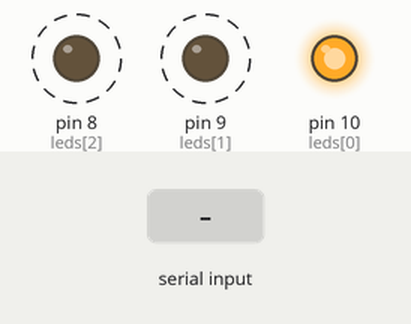
Simulated run of this sketch. Board: Arduino Uno, built with avr-gcc and run on an emulated ATmega328P. Shown: output pins drawn as LEDs (lit = HIGH). Dashed ring = blinking. Inputs (shaded band) come from the test bench. Random numbers use the default seed unless the sketch sets one; what the sketch prints to the serial monitor is not drawn.

Above: at 1.2 s.
1.3 s: "Diwali\n" received over Serial
At 3.38 s:
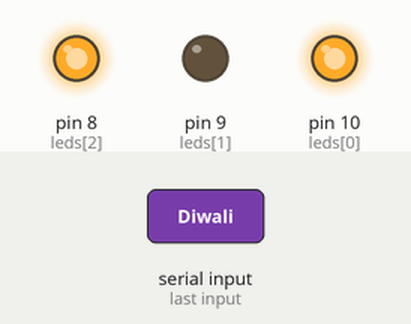
4.3 s: "Christmas\n" received over Serial
At 5.28 s:
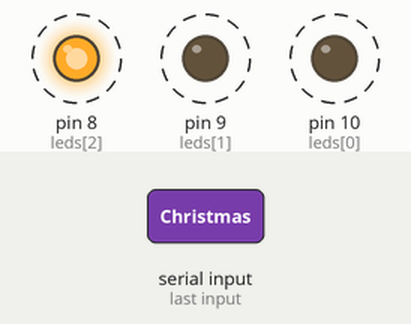
7.3 s: "diwali\n" received over Serial
At 8.99 s:
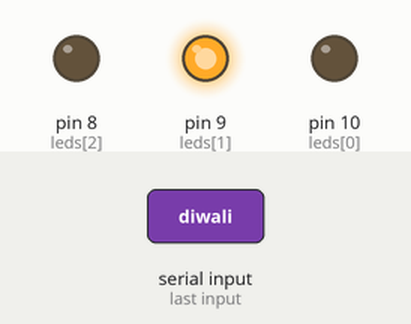
10.3 s: "christmas\n" received over Serial
Timing chart, 0 to 14.3 s (numbered marks = the images above; inputs shaded):
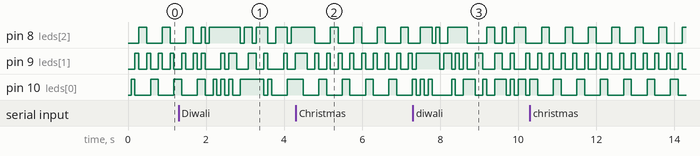

Measured:
- by itself, pin 8 (leds[2]), pin 10 (leds[0]): alternates HIGH for 0.20 s and LOW for 0.40 s
- by itself, pin 9 (leds[1]): alternates HIGH for 0.10 s and LOW for 0.20 s

The sketch:

LedGlowing.ino
```cpp
#include <EEPROM.h>

// 🎉 Continuous Holiday Light Show with 3 LEDs + Speed Memory
// LEDs on pins 10, 9, 8

const int leds[] = {10, 9, 8};
const int numLEDs = 3;

// Stores how many times each holiday has run
long repeatsChristmas = 0;
long repeatsDiwali = 0;
long repeatsHalloween = 0;

// Current holiday repeat target
long currentRepeats = 50;
long currentIteration = 0;

// Current active holiday
String currentHoliday = "Christmas";

// Speed control
int speedDelay = 100;     // default delay (ms)
int eepromAddress = 0;    // where we save speed in EEPROM

void setup() {
  for (int i = 0; i < numLEDs; i++) pinMode(leds[i], OUTPUT);
  Serial.begin(9600);

  // Load saved speed from EEPROM
  int savedSpeed = EEPROM.read(eepromAddress);
  if (savedSpeed == 1) {
    speedDelay = 50;
    Serial.println("⚡ Speed: FAST (loaded from memory)");
  } else if (savedSpeed == 2) {
    speedDelay = 200;
    Serial.println("🐢 Speed: SLOW (loaded from memory)");
  } else {
    speedDelay = 100;
    Serial.println("⚙️ Speed: NORMAL (default)");
  }

  Serial.println("🎄 Continuous Holiday Light Show starting...");
  Serial.println("Type: Christmas, Diwali, Halloween, fast, slow, or normal");
}

void loop() {
  // Check Serial input at every iteration
  if (Serial.available() > 0) {
    String input = Serial.readStringUntil('\n');
    input.trim();
    input.toLowerCase();
    handleInput(input);
  }

  // Run one iteration of the current holiday
  if (currentHoliday == "Christmas") {
    christmasPattern();
    repeatsChristmas++;
  } else if (currentHoliday == "Diwali") {
    diwaliPattern();
    repeatsDiwali++;
  } else if (currentHoliday == "Halloween") {
    halloweenPattern();
    repeatsHalloween++;
  }

  currentIteration++;

  // Reset currentIteration if it exceeds currentRepeats
  if (currentIteration >= currentRepeats) {
    currentIteration = 0;
  }
}

// ---------------- Handle switching holidays or speed ----------------
void handleInput(String input) {
  if (input == "christmas") switchHoliday("Christmas", repeatsChristmas);
  else if (input == "diwali") switchHoliday("Diwali", repeatsDiwali);
  else if (input == "halloween") switchHoliday("Halloween", repeatsHalloween);
  else if (input == "fast") setSpeed(50, 1, "FAST ⚡");
  else if (input == "slow") setSpeed(200, 2, "SLOW 🐢");
  else if (input == "normal") setSpeed(100, 0, "NORMAL ⚙️");
  else Serial.println("❌ Unknown input. Type: Christmas, Diwali, Halloween, fast, slow, or normal");
}

void switchHoliday(String holidayName, long &holidayCounter) {
  Serial.print("🔄 Switching to "); Serial.println(holidayName);
  Serial.print("It had previously repeated: "); Serial.println(holidayCounter);
  currentHoliday = holidayName;
  currentRepeats = holidayCounter + 50;
  currentIteration = 0;
}

void setSpeed(int delayVal, int eepromVal, String label) {
  speedDelay = delayVal;
  EEPROM.write(eepromAddress, eepromVal);
  Serial.print("✅ Speed set to "); Serial.println(label);
}

// ---------------- Holiday Patterns ----------------
void christmasPattern() {
  for (int i = 0; i < numLEDs; i++) {
    digitalWrite(leds[i], HIGH); delay(speedDelay); digitalWrite(leds[i], LOW);
  }
  for (int i = numLEDs - 1; i >= 0; i--) {
    digitalWrite(leds[i], HIGH); delay(speedDelay); digitalWrite(leds[i], LOW);
  }
}

void diwaliPattern() {
  for (int i = 0; i < numLEDs; i++) digitalWrite(leds[i], random(0,2));
  delay(speedDelay);
}

void halloweenPattern() {
  digitalWrite(leds[random(0,numLEDs)], HIGH);
  delay(random(speedDelay/2, speedDelay+50));
  digitalWrite(leds[random(0,numLEDs)], LOW);
  delay(random(speedDelay/2, speedDelay+50));
}
```
